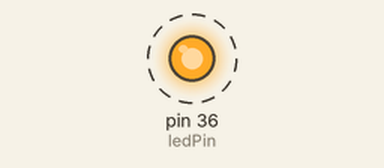
Simulated run of this sketch. Board: Arduino Mega 2560, built with avr-gcc and run on an emulated ATmega2560. Shown: output pins drawn as LEDs (lit = HIGH). Dashed ring = blinking.

Above: at 0.5 s.
Timing chart, 0 to 4.6 s (numbered marks = the images above):
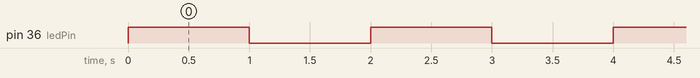

The sketch:

Blink.ino
```cpp
/*
  Blink

  Turns an LED on for one second, then off for one second, repeatedly.

*/
int ledPin = 36;

void setup() {
  pinMode(ledPin, OUTPUT);
}

// the loop function runs over and over again forever
void loop() {
  digitalWrite(ledPin, HIGH);   // turn the LED on (HIGH is the voltage level)
  delay(1000);                       // wait for a second
  digitalWrite(ledPin, LOW);    // turn the LED off by making the voltage LOW
  delay(1000);                       // wait for a second
}
```

Measured:
- by itself, pin 36 (ledPin): alternates HIGH for 1.0 s and LOW for 1.0 s
